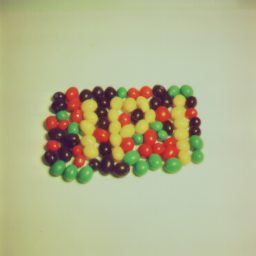
#> input picture Week02/Homework/input_image.tiff, 256 x 256 px
$ jupyter execute Botzer_AI879_HW_Week2.ipynb
#> lines starting #> are read from the running program, lines starting #| are printed output that depends on the picture; after the words box and inside, x2 and y2 are one past the last pixel; in counts of white or black regions, pixels touching at a corner belong together
[cell 1]
# Author: Brandon Botzer
# Date: 1/18/2024
# Class: Penn State - AI 879

# Import an image and modify the pixel values
# I do this using first the PIL package, followed by using skimage and matplotlib
# The methods result in slightly different grayscale replaced images

[cell 2]
# Import common image package for image manipulation
from PIL import Image

# Additional image packs for a different way to load
import skimage as ski
import numpy as np
import matplotlib.pyplot as plt

# Using PIL

[cell 3]
# Open the image file
im = Image.open('input_image.tiff')
#> im is the input picture: PIL image 256x256 RGB; mean R, G, B 179.2, 180.6, 142.3

[cell 4]
# Display the image to ensure it is read properly
im.show()

[cell 5]
# Convert to from 3 channel RGB to 8-bit pixel greyscale
im_grey = im.convert('L')
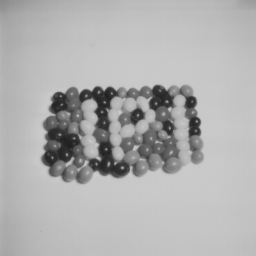
#> im_grey: PIL image 256x256 L; min 32, max 204, mean 175.9

[cell 6]
# Show the greyscale image
im_grey.show()

[cell 7]
# Save out the greyscale image
im_grey.save('im_grey.jpg')

[cell 8]
# Copy the greyscale image so that I can run modifications on it without
#  chaning the origional
im_grey_mod = im_grey.copy()

[cell 9]
# Get the row and column dimensions of the greyscale image
# From the website, this should be 512, 512
row, col = im_grey_mod.size
#> row = 256; col = 256

[cell 10]
# Loop over all row-columns (pixels) and check the pixel value
# Values less than 90 are brought to zero
# Values greater than 90 are brought to 255

for r in range(row):
    for c in range(col):
        if im_grey_mod.getpixel((r,c)) < 90:
            im_grey_mod.putpixel((r,c), 0)
        else:
            im_grey_mod.putpixel((r,c), 255)
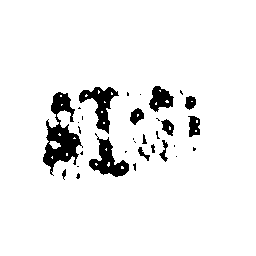
#> im_grey_mod: PIL image 256x256 L; 93.6% white; 32 black regions (19 under 20 px), largest, box (x1, y1, x2, y2) and area: (43, 92, 83, 176) 1424, (89, 133, 129, 177) 725, (79, 87, 119, 134) 721

[cell 11]
# Display the image to ensure it is read properly
im_grey_mod.show()

[cell 12]
# Save out modified image
im_grey_mod.save('im_grey_modified.jpg')

# Using skimage and matplotlib

[cell 13]
# Read in
im2 = ski.io.imread('input_image.tiff')
plt.imshow(im2)

[cell 14]
# Convert to grayscale
im2_gray = ski.color.rgb2gray(im2)
plt.imshow(im2_gray, cmap='gray') # must use correct colormap for display

[cell 15]
# Store shape of the image
row2, col2 = im2_gray.shape
#> row2 = 256; col2 = 256

[cell 16]
# I needed to create a new limit as the rgb2gray normalizes the pixel values between 0 and 1
# This normalization changes the output slightly compared to the PIL version.

limit = 90/255
limit

[cell 17]
# Loop to replace pixels at the solved limit
for r in range(row2):
    for c in range(col2):
        if im2_gray[r,c] < limit:
            im2_gray[r,c] = 0
        else:
            im2_gray[r,c] = 1
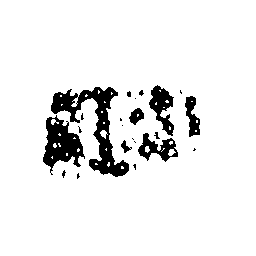
#> im2_gray: shape (256, 256) float64; values 0 (black) and 1 (white), 92.1% white; 22 black regions (13 under 20 px), largest, box (x1, y1, x2, y2) and area: (51, 87, 129, 177) 2064, (43, 115, 85, 175) 1271, (149, 85, 174, 136) 625

[cell 18]
# Display modified image
plt.imshow(im2_gray, cmap='gray')

[cell 19]
# The im2_gray is currently a float image.  It must be converted to a unsigned byte format to save as a JPEG.
im2_gray_unsigned = ski.util.img_as_ubyte(im2_gray)

# Save the image
ski.io.imsave('im_grey_modified_skimage.jpg', im2_gray_unsigned, check_contrast=False)
